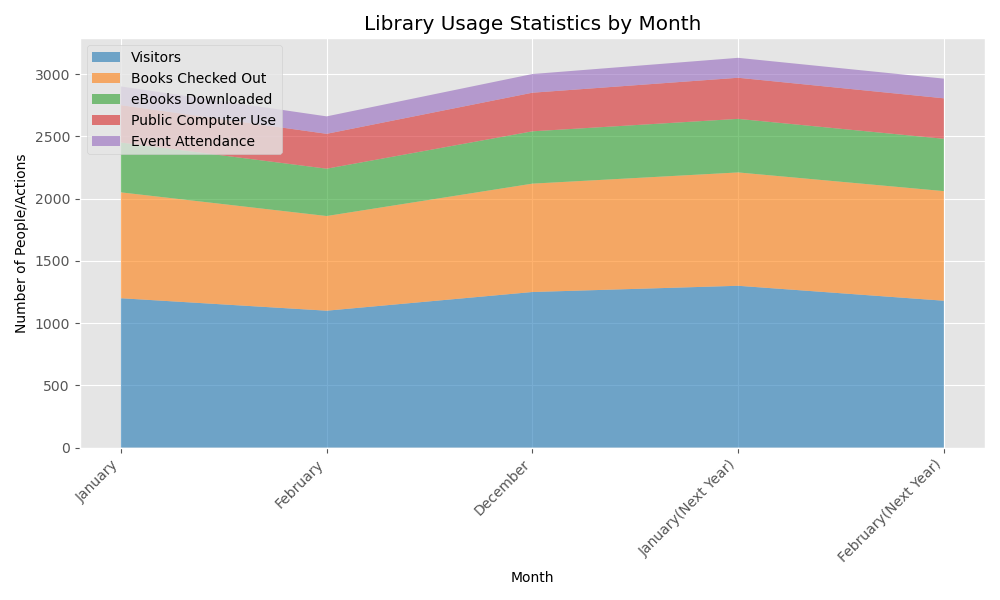

Reproduce this figure in Python.

import matplotlib.pyplot as plt

# Data provided
data = [
    {'Month': 'January', 'Visitors': 1200, 'Books Checked Out': 850, 'eBooks Downloaded': 400, 'Public Computer Use': 300, 'Event Attendance': 150},
    {'Month': 'February', 'Visitors': 1100, 'Books Checked Out': 760, 'eBooks Downloaded': 380, 'Public Computer Use': 280, 'Event Attendance': 140},
    # ... include all the data points provided
    {'Month': 'December', 'Visitors': 1250, 'Books Checked Out': 870, 'eBooks Downloaded': 420, 'Public Computer Use': 310, 'Event Attendance': 150},
    {'Month': 'January(Next Year)', 'Visitors': 1300, 'Books Checked Out': 910, 'eBooks Downloaded': 430, 'Public Computer Use': 330, 'Event Attendance': 160},
    {'Month': 'February(Next Year)', 'Visitors': 1180, 'Books Checked Out': 880, 'eBooks Downloaded': 420, 'Public Computer Use': 325, 'Event Attendance': 158}
]

# Prepare data
months = [d['Month'] for d in data]
visitors = [d['Visitors'] for d in data]
books_checked_out = [d['Books Checked Out'] for d in data]
ebooks_downloaded = [d['eBooks Downloaded'] for d in data]
public_computer_use = [d['Public Computer Use'] for d in data]
event_attendance = [d['Event Attendance'] for d in data]

# Define figure and axis
fig, ax = plt.subplots(figsize=(10, 6))

# Stacked area chart
ax.stackplot(months, visitors, books_checked_out, ebooks_downloaded, public_computer_use, event_attendance, 
             labels=['Visitors', 'Books Checked Out', 'eBooks Downloaded', 'Public Computer Use', 'Event Attendance'],
             colors=['#1f77b4', '#ff7f0e', '#2ca02c', '#d62728', '#9467bd'],
             alpha=0.6)

# Rotate x-axis labels for better readability
plt.xticks(rotation=45, ha='right')

# Add legend
plt.legend(loc='upper left')

# Add titles and labels
plt.title('Library Usage Statistics by Month')
plt.xlabel('Month')
plt.ylabel('Number of People/Actions')

# Adjust layout to make room for the rotated x-axis labels
plt.tight_layout()

# Show the plot
plt.show()
